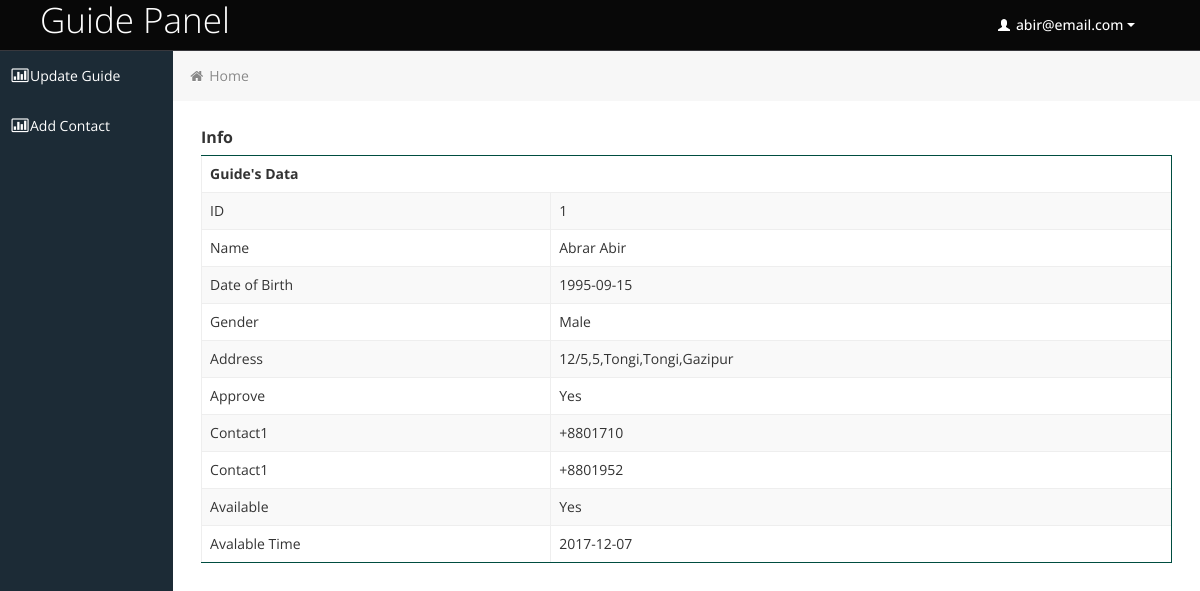
The app's page /guide/index.php (signed in) with its own data.
### tables this page shows
CREATE TABLE `localguideinfo` (
  `GuideId` int(11) NOT NULL,
  `FirstName` varchar(50) NOT NULL,
  `LastName` varchar(50) NOT NULL,
  `DateOfBirth` date NOT NULL,
  `Gender` varchar(50) NOT NULL,
  `Email` varchar(50) NOT NULL,
  `HouseNo` varchar(50) DEFAULT NULL,
  `RoadNo` varchar(50) DEFAULT NULL,
  `Post` varchar(50) DEFAULT NULL,
  `Thana` varchar(50) DEFAULT NULL,
  `District` varchar(50) DEFAULT NULL,
  `Password` varchar(50) NOT NULL,
  `Approve` varchar(20) DEFAULT NULL
);

CREATE TABLE `localguideinfo_contact` (
  `Contact` varchar(50) NOT NULL,
  `GuideId` int(11) NOT NULL
);

CREATE TABLE `availibility` (
  `AvailibilityId` int(11) NOT NULL,
  `Available` varchar(50) NOT NULL,
  `AvailableTime` date NOT NULL,
  `GuideId` int(11) NOT NULL
);

### guide/index.php (the view, shortened to what this page needs)
<?php
include 'config.php';
?>
<!DOCTYPE html>
<html lang="en">
<head>
	<link id="bootstrap-style" href="css/bootstrap.min.css" rel="stylesheet">
	<link href="css/bootstrap-responsive.min.css" rel="stylesheet">
	<link id="base-style" href="css/style.css" rel="stylesheet">
	<link id="base-style-responsive" href="css/style-responsive.css" rel="stylesheet">
</head>
<body>
<?php include("head.php"); ?>
		<div class="container-fluid-full">
		<div class="row-fluid">
			<?php include("sidebar.php"); ?>
			<div id="content" class="span10">
			<ul class="breadcrumb">
				<li>
					<i class="icon-home"></i>
					<a href="#">Home</a> </li>
			</ul>
			<h2>Info</h2>
			<?php
        	$sql = "SELECT * FROM LocalGuideInfo where Email='$_SESSION[guide]'";
        	$result = mysqli_query($con,$sql);
	        $db_field = mysqli_fetch_assoc($result);
	        $a=$db_field['GuideId'];?>
	        <table class="table table-bordered table-responsive table-striped table-hover" style="border:3 px solid;border-radius: 4px;border-color: #004D40">
	        	<thead>
	        		<tr>
	        			<th>Guide's Data</th>
	        		</tr>
	        	</thead>
	        	<tbody >
	        		<tr >
	        			<td>ID</td>
	        			<td><?php  echo "".$db_field['GuideId'];?></td>
	        		</tr>
	        		<tr >
	        			<td>Name</td>
	        			<td><?php  echo "".$db_field['FirstName'];?><?php  echo " ".$db_field['LastName'];?></td>
	        		</tr>
	        		<tr>
	        			<td>Date of Birth</td>
	        			<td><?php  echo "".$db_field['DateOfBirth'];?></td>
	        		</tr>
	        		<tr>
	        			<td>Gender</td>
	        			<td><?php  echo "".$db_field['Gender'];?></td>
	        		</tr>
	        		<tr >
	        			<td>Address</td>
	        			<td><?php  echo "".$db_field['HouseNo'];?><?php  echo ",".$db_field['RoadNo'];?><?php  echo ",".$db_field['Post'];?><?php  echo ",".$db_field['Thana'];?><?php  echo ",".$db_field['District'];?></td>
	        		</tr>
	        		<tr >
	        			<td>Approve</td>
	        			<td><?php  echo "".$db_field['Approve'];?></td>
	        		</tr>
	        		<?php
        	$sql = "SELECT Contact FROM LocalGuideInfo_Contact where GuideId=$a";
        	$result = mysqli_query($con,$sql);
	        while($db_field = mysqli_fetch_assoc($result)){
	        $i = 1;
	        ?>
	        		<tr >
	        			<td>Contact<?php echo $i;$i++;?></td>
	        			<td><?php  echo "".$db_field['Contact'];?></td>
	        		</tr>
	        		<?php } ?>
	        		<?php
			include 'config.php';
        	$sql = "SELECT * FROM Availibility where GuideId='$a' order by AvailibilityId desc limit 1";
        	$result = mysqli_query($con,$sql);
	        $db_field = mysqli_fetch_assoc($result);
	        $a=$db_field['AvailibilityId'];?>
	        		<tr >
	        			<td>Available</td>
	        			<td><?php  echo "".$db_field['Available'];?></td>
	        		</tr>
	        		<tr >
	        			<td>Avalable Time</td>
	        			<td><?php  echo "".$db_field['AvailableTime'];?></td>
	        		</tr>
	        	</tbody>
	        </table>
	</div>
		</div>
		</div>
</body>
</html>

### guide/css/style.css (style rules this page uses)
body { background: #F5F5F5; color: #333; border: none; font-family: 'Open Sans', sans-serif; font-weight: 400; }
a { color: #646464; }
h2 { font-size: 16px; line-height: 16px; }
#content { background: #ffffff; filter: none; min-height: 100%; padding: 20px 20px; position: relative; }
.breadcrumb { margin: -28px -28px 28px -28px; line-height: 34px; background: #F7F7F7; border: 0px; color: #888; -webkit-box-shadow: none; -moz-box-shadow: none; box-shadow: none; -webkit-border-radius: 0px; -moz-border-radius: 0px; border-radius: 0px; }
.breadcrumb a { color: #888; text-shadow: 0px 1px 1px #fff; }
.table th, .table td { border-top: 1px solid #eee; }
.table-bordered { border-color: #eee; -webkit-border-radius: 0px !important; -moz-border-radius: 0px !important; border-radius: 0px !important; }
.table-bordered th, .table-bordered td { border-left: 1px solid #eee; }
.table-bordered thead:first-child tr:first-child > th:first-child, .table-bordered tbody:first-child tr:first-child > td:first-child, .table-bordered tbody:first-child tr:first-child > th:first-child { -webkit-border-radius: 0px !important; -moz-border-radius: 0px !important; border-radius: 0px !important; }
.table-bordered thead:first-child tr:first-child > th:last-child, .table-bordered tbody:first-child tr:first-child > td:last-child, .table-bordered tbody:first-child tr:first-child > th:last-child { -webkit-border-radius: 0px !important; -moz-border-radius: 0px !important; border-radius: 0px !important; }
.table-bordered thead:last-child tr:last-child > th:first-child, .table-bordered tbody:last-child tr:last-child > td:first-child, .table-bordered tbody:last-child tr:last-child > th:first-child, .table-bordered tfoot:last-child tr:last-child > td:first-child, .table-bordered tfoot:last-child tr:last-child > th:first-child { -webkit-border-radius: 0px !important; -moz-border-radius: 0px !important; border-radius: 0px !important; }
.table-bordered thead:last-child tr:last-child > th:last-child, .table-bordered tbody:last-child tr:last-child > td:last-child, .table-bordered tbody:last-child tr:last-child > th:last-child, .table-bordered tfoot:last-child tr:last-child > td:last-child, .table-bordered tfoot:last-child tr:last-child > th:last-child { -webkit-border-radius: 0px !important; -moz-border-radius: 0px !important; border-radius: 0px !important; }

### guide/css/style-responsive.css (style rules this page uses)
@media (min-width: 1200px) { .container-fluid-full { overflow: hidden; position: relative; height: 100%; } }
@media (min-width: 1200px) { #content { width: 85.578%; padding: 28px; margin: 0px 0px; margin-left: 14.422% !important; } }

### guide/css/halflings.css (style rules this page uses)
html, html .halflings { -webkit-font-smoothing: antialiased !important; }

### records on screen
localguideinfo: GuideId "1", FirstName "Abrar", LastName "Abir", DateOfBirth "1995-09-15", Gender "Male", HouseNo "12/5", RoadNo "5", Post "Tongi", Thana "Tongi", District "Gazipur", Approve "Yes"
localguideinfo_contact: i "1", Contact "+8801710"
localguideinfo_contact: i "1", Contact "+8801952"
availibility: Available "Yes", AvailableTime "2017-12-07"

### other values on screen
$_SESSION['guide'] "abir@email.com"
